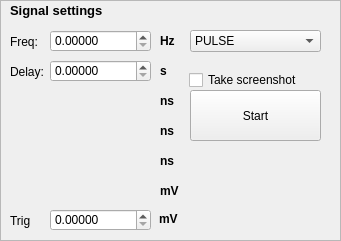
   <widget class="QFrame" name="frame_3">
    <property name="geometry">
     <rect>
      <x>-1</x>
      <y>239</y>
      <width>341</width>
      <height>241</height>
     </rect>
    </property>
    <property name="frameShape">
     <enum>QFrame::StyledPanel</enum>
    </property>
    <property name="frameShadow">
     <enum>QFrame::Raised</enum>
    </property>
    <widget class="QLabel" name="label_6">
     <property name="geometry">
      <rect>
       <x>10</x>
       <y>0</y>
       <width>101</width>
       <height>21</height>
      </rect>
     </property>
     <property name="font">
      <font>
       <pointsize>10</pointsize>
       <weight>75</weight>
       <bold>true</bold>
      </font>
     </property>
     <property name="text">
      <string>Signal settings</string>
     </property>
     <property name="textFormat">
      <enum>Qt::AutoText</enum>
     </property>
     <property name="wordWrap">
      <bool>false</bool>
     </property>
    </widget>
    <widget class="QDoubleSpinBox" name="freq">
     <property name="geometry">
      <rect>
       <x>50</x>
       <y>30</y>
       <width>101</width>
       <height>22</height>
      </rect>
     </property>
     <property name="decimals">
      <number>5</number>
     </property>
     <property name="maximum">
      <double>999999.989999999990687</double>
     </property>
     <property name="singleStep">
      <double>0.010000000000000</double>
     </property>
    </widget>
    <widget class="QLabel" name="label_7">
     <property name="geometry">
      <rect>
       <x>10</x>
       <y>31</y>
       <width>47</width>
       <height>21</height>
      </rect>
     </property>
     <property name="text">
      <string>Freq:</string>
     </property>
    </widget>
    <widget class="QLabel" name="label_8">
     <property name="geometry">
      <rect>
       <x>10</x>
       <y>61</y>
       <width>47</width>
       <height>21</height>
      </rect>
     </property>
     <property name="text">
      <string>Delay:</string>
     </property>
    </widget>
    <widget class="QDoubleSpinBox" name="delay">
     <property name="geometry">
      <rect>
       <x>50</x>
       <y>60</y>
       <width>101</width>
       <height>22</height>
      </rect>
     </property>
     <property name="decimals">
      <number>5</number>
     </property>
     <property name="maximum">
      <double>999.990000000000009</double>
     </property>
     <property name="singleStep">
      <double>0.010000000000000</double>
     </property>
    </widget>
    <widget class="QLabel" name="label_9">
     <property name="geometry">
      <rect>
       <x>160</x>
       <y>30</y>
       <width>47</width>
       <height>21</height>
      </rect>
     </property>
     <property name="font">
      <font>
       <weight>75</weight>
       <bold>true</bold>
      </font>
     </property>
     <property name="text">
      <string>Hz</string>
     </property>
    </widget>
    <widget class="QLabel" name="label_10">
     <property name="geometry">
      <rect>
       <x>160</x>
       <y>60</y>
       <width>47</width>
       <height>21</height>
      </rect>
     </property>
     <property name="font">
      <font>
       <weight>75</weight>
       <bold>true</bold>
      </font>
     </property>
     <property name="text">
      <string>s</string>
     </property>
    </widget>
    <widget class="QLabel" name="label_11">
     <property name="geometry">
      <rect>
       <x>160</x>
       <y>90</y>
       <width>47</width>
       <height>21</height>
      </rect>
     </property>
     <property name="font">
      <font>
       <weight>75</weight>
       <bold>true</bold>
      </font>
     </property>
     <property name="text">
      <string>ns</string>
     </property>
    </widget>
    <widget class="QLabel" name="label_15">
     <property name="geometry">
      <rect>
       <x>160</x>
       <y>120</y>
       <width>47</width>
       <height>21</height>
      </rect>
     </property>
     <property name="font">
      <font>
       <weight>75</weight>
       <bold>true</bold>
      </font>
     </property>
     <property name="text">
      <string>ns</string>
     </property>
    </widget>
    <widget class="QLabel" name="label_16">
     <property name="geometry">
      <rect>
       <x>160</x>
       <y>150</y>
       <width>47</width>
       <height>21</height>
      </rect>
     </property>
     <property name="font">
      <font>
       <weight>75</weight>
       <bold>true</bold>
      </font>
     </property>
     <property name="text">
      <string>ns</string>
     </property>
    </widget>
    <widget class="QLabel" name="label_17">
     <property name="geometry">
      <rect>
       <x>160</x>
       <y>180</y>
       <width>47</width>
       <height>21</height>
      </rect>
     </property>
     <property name="font">
      <font>
       <weight>75</weight>
       <bold>true</bold>
      </font>
     </property>
     <property name="text">
      <string>mV</string>
     </property>
    </widget>
    <widget class="QPushButton" name="start_butt">
     <property name="geometry">
      <rect>
       <x>190</x>
       <y>90</y>
       <width>131</width>
       <height>51</height>
      </rect>
     </property>
     <property name="text">
      <string>Start</string>
     </property>
    </widget>
    <widget class="QComboBox" name="signal_type_box">
     <property name="geometry">
      <rect>
       <x>190</x>
       <y>30</y>
       <width>131</width>
       <height>22</height>
      </rect>
     </property>
     <item>
      <property name="text">
       <string>PULSE</string>
      </property>
     </item>
     <item>
      <property name="text">
       <string>SQUARE</string>
      </property>
     </item>
     <item>
      <property name="text">
       <string>SINE</string>
      </property>
     </item>
     <item>
      <property name="text">
       <string>RAMP</string>
      </property>
     </item>
     <item>
      <property name="text">
       <string>NOISE</string>
      </property>
     </item>
     <item>
      <property name="text">
       <string>ARB</string>
      </property>
     </item>
    </widget>
    <widget class="QLabel" name="label_18">
     <property name="geometry">
      <rect>
       <x>159</x>
       <y>208</y>
       <width>47</width>
       <height>21</height>
      </rect>
     </property>
     <property name="font">
      <font>
       <weight>75</weight>
       <bold>true</bold>
      </font>
     </property>
     <property name="text">
      <string>mV</string>
     </property>
    </widget>
    <widget class="QDoubleSpinBox" name="trig">
     <property name="geometry">
      <rect>
       <x>50</x>
       <y>209</y>
       <width>101</width>
       <height>22</height>
      </rect>
     </property>
     <property name="decimals">
      <number>5</number>
     </property>
     <property name="maximum">
      <double>9999.989999999999782</double>
     </property>
     <property name="singleStep">
      <double>0.010000000000000</double>
     </property>
    </widget>
    <widget class="QLabel" name="Ampl_2">
     <property name="geometry">
      <rect>
       <x>10</x>
       <y>210</y>
       <width>47</width>
       <height>21</height>
      </rect>
     </property>
     <property name="text">
      <string>Trig</string>
     </property>
    </widget>
    <widget class="QCheckBox" name="isScreenshotable">
     <property name="geometry">
      <rect>
       <x>189</x>
       <y>70</y>
       <width>131</width>
       <height>20</height>
      </rect>
     </property>
     <property name="text">
      <string>Take screenshot</string>
     </property>
    </widget>
   </widget>
